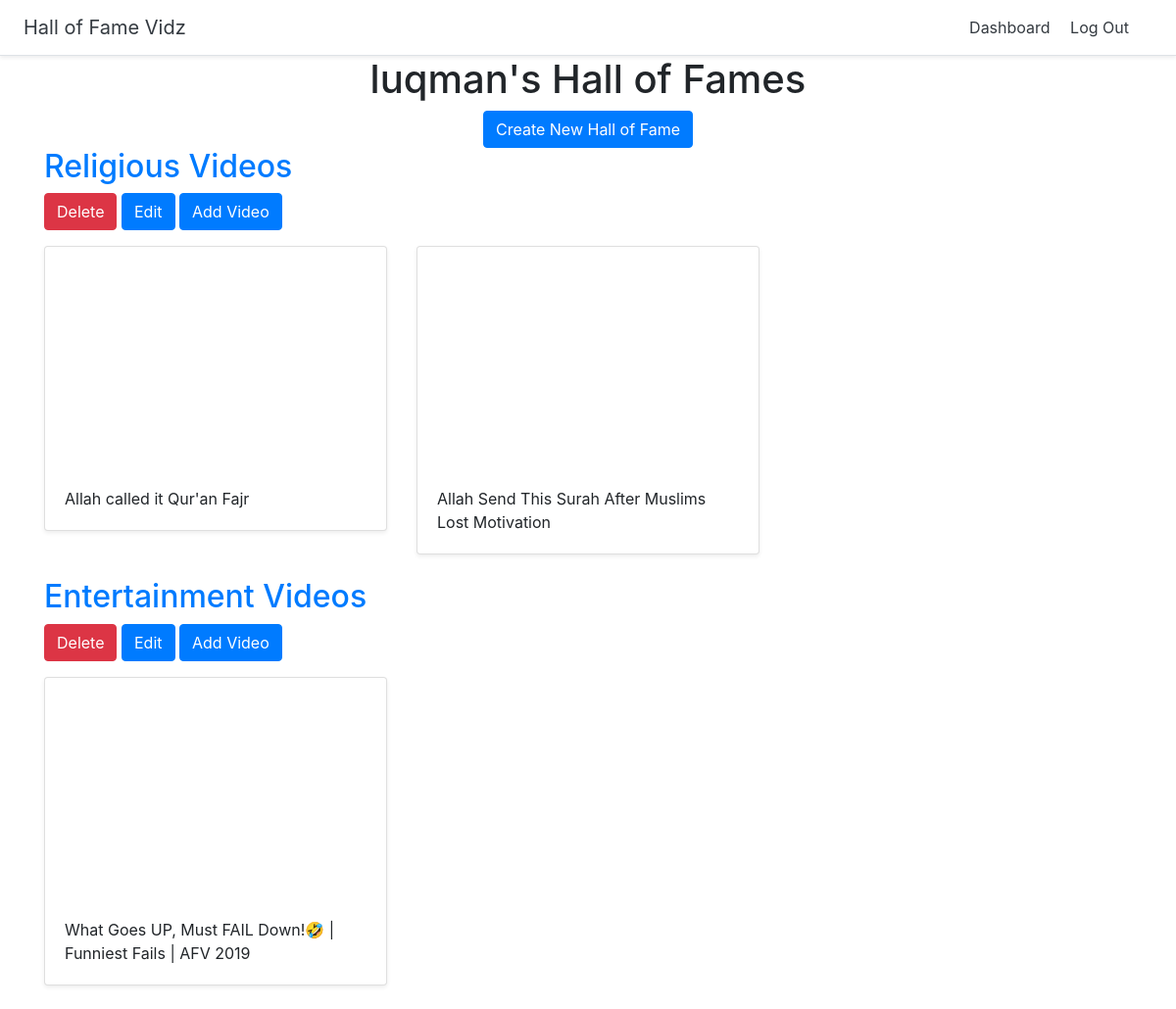
The page /dashboard (signed in) on the database its author committed.
### halls/models.py (models this page shows)
class Hall(models.Model):
    title = models.CharField(max_length=255)
    user = models.ForeignKey(User,on_delete=models.CASCADE)

class Video(models.Model):
    title = models.CharField(max_length=255)
    url = models.URLField()
    youtube_id = models.CharField(max_length=255)
    hall = models.ForeignKey(Hall,on_delete=models.CASCADE)

### halls/views.py (the view)
# urls.py: path('dashboard',views.dashboard,name='dashboard'),
def dashboard(request):
    halls = Hall.objects.filter(user=request.user)
    return render(request,'halls/dashboard.html',{'halls':halls})

### halls/templates/halls/dashboard.html
{% extends 'halls/base.html' %}
{% block content %}
<div class="container">
  <div class="text-center">
    <h1>{{ user.username }}'s Hall of Fames</h1>
    <a href="{% url 'create_hall' %}" class="btn btn-primary">Create New Hall of Fame</a>
  </div>
  {% for hall in halls %}
  <h2><a href="{% url 'detail_hall' hall.id %}">{{ hall.title }}</a></h2>
  <a href="{% url 'delete_hall' hall.id %}" class="btn btn-danger">Delete</a>
  <a href="{% url 'update_hall' hall.id %}" class="btn btn-primary">Edit</a>
  <a href="{% url 'add_video' hall.id %}" class="btn btn-primary">Add Video</a>
    <div class="row">
      {% for video in hall.video_set.all %}
      <div class="col-md-4 mt-3">
        <div class="card mb-4 shadow-sm">
          <iframe width="100%" height="225" src="https://www.youtube.com/embed/{{ video.youtube_id }}" frameborder="0" allow="accelerometer; autoplay; encrypted-media; gyroscope; picture-in-picture" allowfullscreen></iframe>
          <div class="card-body">
            <p class="card-text">{{ video.title }}</p>
          </div>
        </div>
      </div>
      {% endfor %}
      </div>
  {% endfor %}
</div>
{% endblock %}

### rows shown on the page
Hall: title "Religious Videos"
Video: title "Allah called it Qur'an Fajr"
Video: title "Allah Send This Surah After Muslims Lost Motivation"
Hall: title "Entertainment Videos"
Video: title "What Goes UP, Must FAIL Down!🤣 | Funniest Fails | AFV 2019"

### other values the page prints
{{ user.username }} "luqman"
